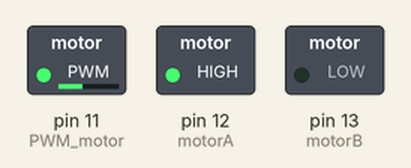
This sketch was run on a simulated Arduino Uno, built with avr-gcc and run on an emulated ATmega328P. On the bench: switched loads named in the sketch (green lamp = pin HIGH).

Above: at 0.05 s.
At 3.95 s:
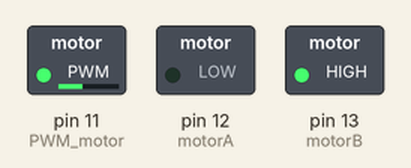
Timing chart, 0 to 4.6 s (numbered marks = the images above):
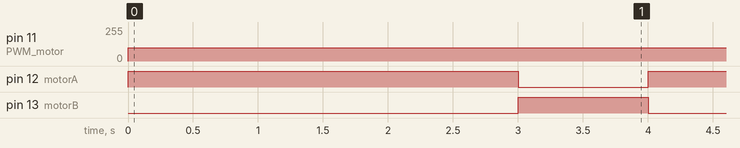

The sketch:

lib_dcMotor.ino
```cpp
/*
アウトプットライブラリ_DCモーター
DCモーターの回転を制御する
*/

// モーター制御のピン設定
const int motorA = 12;
const int motorB = 13;
const int PWM_motor = 11;

void setup(){
  pinMode(motorA,OUTPUT); //モーター信号用ピン
  pinMode(motorB,OUTPUT); //モーター信号用ピン
}

void loop(){
    digitalWrite(motorA,HIGH);
    digitalWrite(motorB,LOW);
    analogWrite(PWM_motor,100);
    delay(3000);
    digitalWrite(motorA,LOW);
    digitalWrite(motorB,HIGH);
    analogWrite(PWM_motor,100);
    delay(1000);
}
```

Measured:
- by itself, pin 11 (PWM_motor): 0/255 → 100/255 at 0.00 s
- by itself, pin 12 (motorA): alternates HIGH for 3.0 s and LOW for 1.0 s
- by itself, pin 13 (motorB): alternates HIGH for 1.0 s and LOW for 3.0 s
